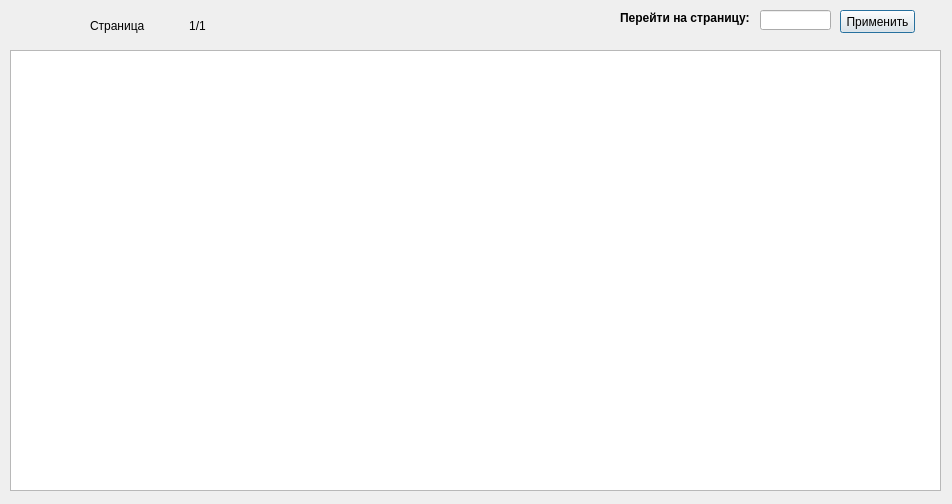
<?xml version="1.0" encoding="UTF-8"?>
<ui version="4.0">
 <class>Show_DB</class>
 <widget class="QDialog" name="Show_DB">
  <property name="geometry">
   <rect>
    <x>0</x>
    <y>0</y>
    <width>952</width>
    <height>504</height>
   </rect>
  </property>
  <property name="windowTitle">
   <string>Dialog</string>
  </property>
  <widget class="QTableWidget" name="Current_data_table">
   <property name="geometry">
    <rect>
     <x>10</x>
     <y>50</y>
     <width>931</width>
     <height>441</height>
    </rect>
   </property>
  </widget>
  <widget class="QPushButton" name="accept_page_btn">
   <property name="geometry">
    <rect>
     <x>840</x>
     <y>10</y>
     <width>75</width>
     <height>23</height>
    </rect>
   </property>
   <property name="text">
    <string>Применить</string>
   </property>
  </widget>
  <widget class="QLineEdit" name="page_LE">
   <property name="geometry">
    <rect>
     <x>760</x>
     <y>10</y>
     <width>71</width>
     <height>20</height>
    </rect>
   </property>
  </widget>
  <widget class="QLabel" name="Page_go_label">
   <property name="geometry">
    <rect>
     <x>620</x>
     <y>10</y>
     <width>131</width>
     <height>16</height>
    </rect>
   </property>
   <property name="font">
    <font>
     <weight>75</weight>
     <bold>true</bold>
    </font>
   </property>
   <property name="text">
    <string>Перейти на страницу:</string>
   </property>
  </widget>
  <widget class="QWidget" name="horizontalLayoutWidget">
   <property name="geometry">
    <rect>
     <x>90</x>
     <y>10</y>
     <width>141</width>
     <height>31</height>
    </rect>
   </property>
   <layout class="QHBoxLayout" name="horizontalLayout">
    <item>
     <widget class="QLabel" name="Page_txt1">
      <property name="text">
       <string>Страница</string>
      </property>
     </widget>
    </item>
    <item>
     <widget class="QLabel" name="page_number_labl">
      <property name="text">
       <string>1/1</string>
      </property>
      <property name="alignment">
       <set>Qt::AlignCenter</set>
      </property>
     </widget>
    </item>
   </layout>
  </widget>
 </widget>
 <resources/>
 <connections/>
</ui>
